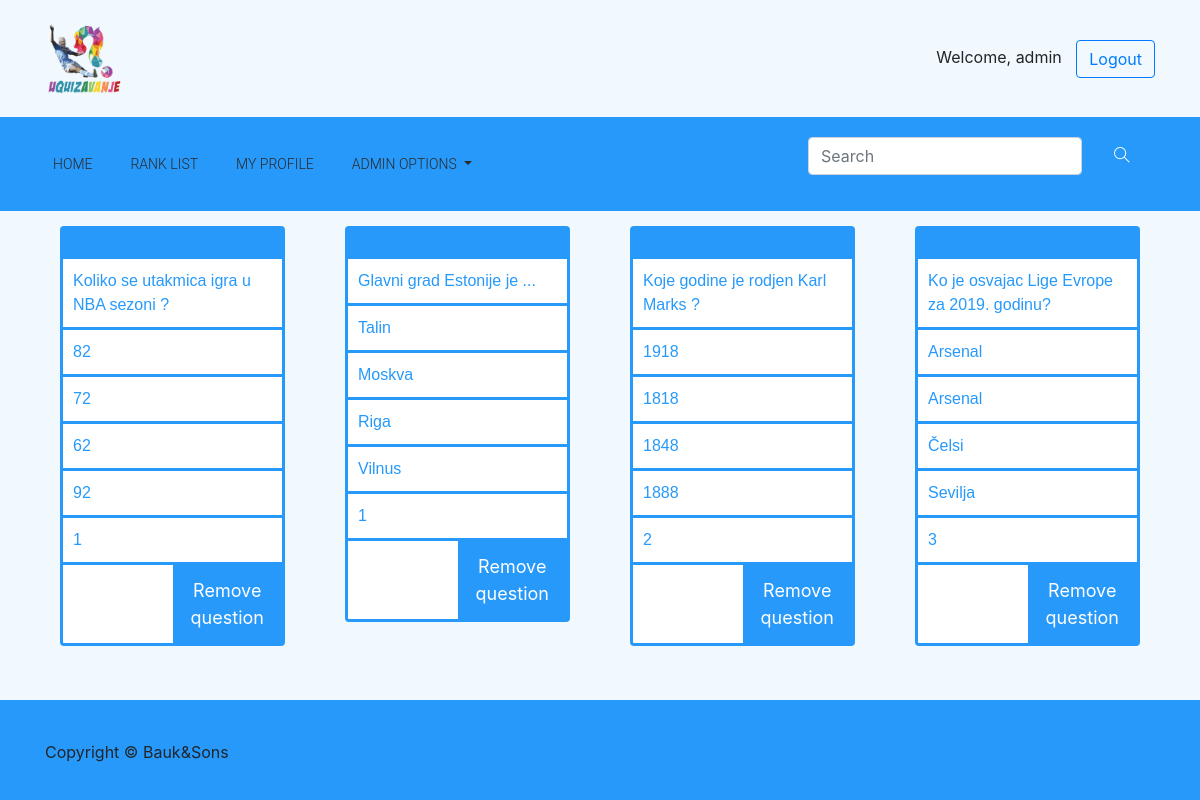
Page /admin_question_overview/ (signed in) on the earlier database version.
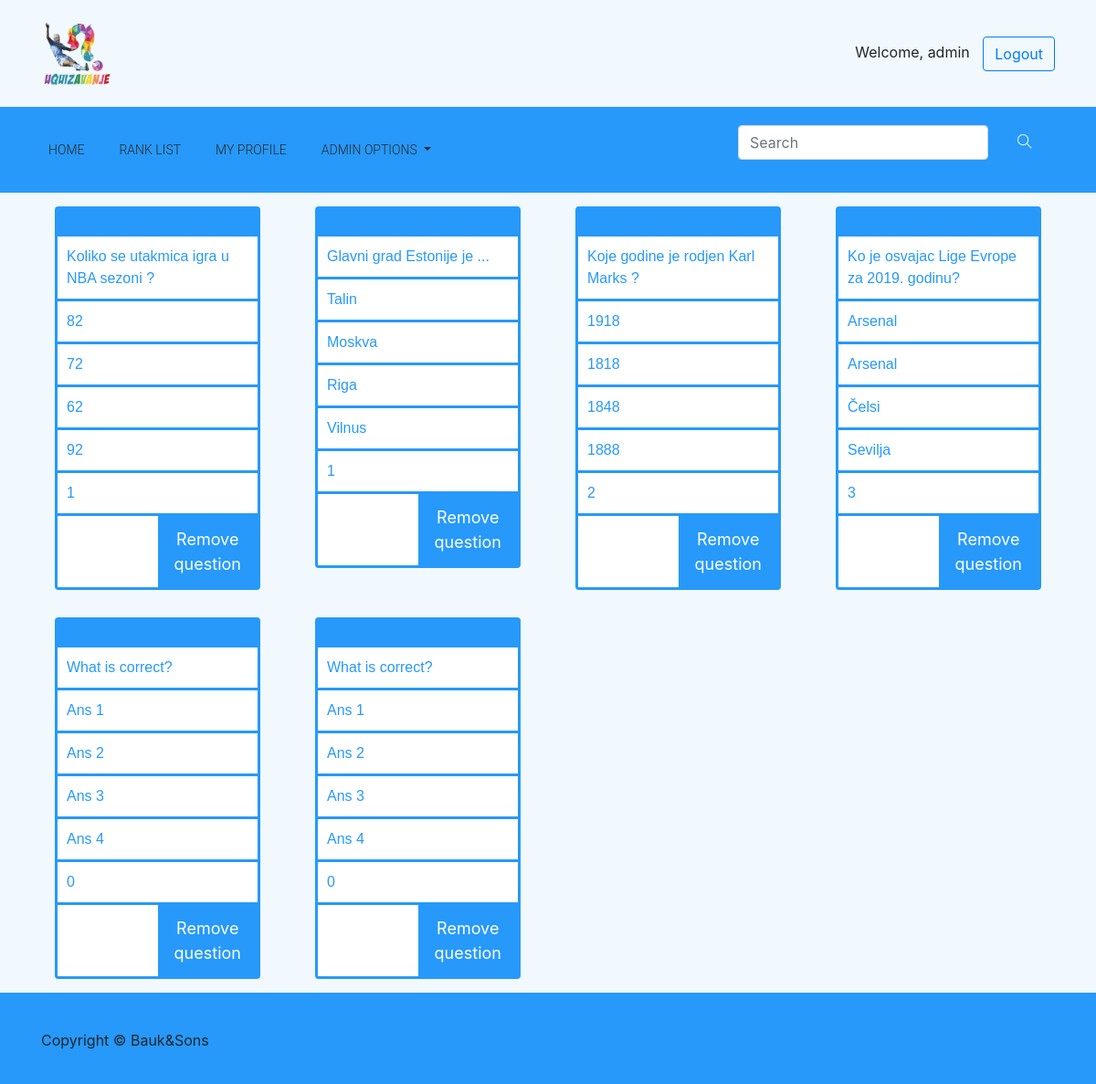
Same page on the later database version.
### quiz/models.py (models this page shows, shortened)
class User(AbstractUser):
    email = models.EmailField(
        verbose_name='email address',
        max_length=255,
        unique=True,
    )
    age = models.IntegerField(null = True)
    is_active = models.BooleanField(default=True)
    is_moderator = models.BooleanField(default=False)
    wants_moderator = models.BooleanField(default = False)
    first_name = models.CharField(max_length=50)
    last_name = models.CharField( max_length=50)
    level = models.IntegerField(default = 0)
    picture = models.TextField(default = "quiz/default_avatar.jpg", max_length = 50, blank = True, null = True)
    ranking = models.IntegerField(default = -1)
    def moderator(self):
        return self.is_moderator
    def is_senior(self):
        return self.level >= 10
    USERNAME_FIELD = 'username'
    REQUIRED_FIELDS = ['email']

class Question(models.Model):
    question = models.TextField(max_length = 100)
    is_valid = models.BooleanField(default = False)
    answer_one = models.TextField(max_length = 20)
    answer_two = models.TextField(max_length = 20)
    answer_three = models.TextField(max_length = 20)
    answer_four = models.TextField(max_length = 20)
    correct = models.IntegerField()
    category = models.ForeignKey(Category, on_delete=models.DO_NOTHING)
    def get_all_questions():
        return Question.objects.all()

### quiz/views.py (the view)
# urls.py: url(r'^admin_question_overview/$',   views.admin_question_overview,      name = 'admin_question_overview'),
def admin_question_overview(request):
    user = request.user
    if user.is_superuser:
        questions = Question.get_all_questions()
        context = {
            'questions' : questions
        }
        return render(request, 'quiz/list_all_questions.html', context)
    return redirect('/home')

### quiz/templates/quiz/list_all_questions.html (shortened to what this page needs)
{% extends "quiz/base.html" %}
{% block content %}
<div class="container">
    <div class="row">
        {% for question in questions %}
        <div class="col-md-3">
            <div class="card">
                <div class="card_header">
                </div>
                <div class="question_card">
                    <p>{{question.question}}</p>
                    <p>{{question.answer_one}}</p>
                    <p>{{question.answer_two}}</p>
                    <p>{{question.answer_three}}</p>
                    <p>{{question.answer_four}}</p>
                    <p>{{question.correct}}</p>
                </div>
                <span>
                    <form method='GET' action="/admin_remove_question/">
                        <p class="button_p">
                            <button type="submit" class="remove_button">Remove question</button>
                        </p>
                    </form>
                </span>
            </div>
        </div>
        {% endfor %}
    </div>
</div>
{% endblock content %}

### quiz/templates/quiz/base.html (shortened to what this page needs)
{% load static %}
<!doctype html>
<html lang="en">
<head>
    <link rel="stylesheet" href="{% static 'quiz/bootstrap.min.css' %}">
    <link rel="stylesheet" href="{% static 'quiz/animate.css' %}">
    <link rel="stylesheet" href="{% static 'quiz/font-awesome.min.css' %}">
    <link rel="stylesheet" href="{% static 'quiz/style.css' %}">
    <link rel="stylesheet" href="{% static 'quiz/themify-icons.css' %}">
</head>
<body>
        <div id="page_container">
            <div id="content_wrapper">
    <header class="header_area">
        <div class="sub_header">
            <div class="container">
                <div class="row align-items-center">
                    <div class="col-xs-8 col-md-8 col-xl-6">
                        <div id="logo">
                            <a href="{% url 'quiz:home' %}"><img src="{% static 'quiz/uqizavanje_logo.png' %}" alt=""
                                    title="" /></a>
                        </div>
                    </div>
                    <div class="col-xs-4 col-md-4 col-xl-6">
                        {% if user.is_authenticated %}
                        <div class="float-right" id="welcome_message">
                            Welcome, {{ user.get_username }}
                            <a href="/accounts/logout" class="btn btn-outline-primary">Logout</a>
                        </div>
                        {% endif %}
                    </div>
                </div>
            </div>
        </div>
        <div class="main_menu">
            <div class="container">
                <div class="row">
                    <div class="col-lg-12">
                        <nav class="navbar navbar-expand-lg navbar-light">
                            <div class="collapse navbar-collapse" id="navbarSupportedContent">
                                <ul class="navbar-nav mr-auto">
                                    <li class="nav-item active">
                                        <a class="nav-link active" href="{% url 'quiz:home' %}">Home</a>
                                    </li>
                                    <li class="nav-item">
                                        <a class="nav-link" href="{% url 'quiz:rank_list'%}">Rank List</a>
                                    </li>
                                    {% if user.is_authenticated %}
                                    <li class="nav-item">
                                        <a class="nav-link" href="{% url 'quiz:my_profile' value=user.id%}">My Profile</a>
                                    </li>
                                    {% endif %}
                                    {% if user.is_superuser %}
                                    <li class="nav-item dropdown">
                                        <a class="nav-link dropdown-toggle" href="#" role="button"
                                            data-toggle="dropdown" aria-haspopup="true" aria-expanded="false">
                                            Admin options
                                        </a>
                                    </li>
                                    {% endif %}
                                </ul>
                            </div>
                            <div class="header_social_icon d-none d-sm-block">
                                <ul>
                                    <li>
                                        <form action="/search_results/" method="GET" class="form-inline mr-auto">
                                            <div class="md-form my-0">
                                                <input class="form-control" name="searched_name" type="search"
                                                    placeholder="Search" aria-label="Search">
                                                <button class="btn btn-primary" type='submit' id='lupa'><i
                                                        class=" ti-search text-white ml-3"
                                                        aria-hidden="true"></i></button>
                                            </div>
                                        </form>
                                    </li>
                                </ul>
                            </div>
                        </nav>
                    </div>
                </div>
            </div>
        </div>
    </header>
    {% block content %}
    {% endblock content %}
    </div>
    <footer class="footer">
        <div class="container">
            <div class="row text-center">
                <p class="col-lg-8 col-md-12">Copyright &copy; Bauk&Sons</p>
            </div>
        </div>
    </footer>
</div>
</body>
</html>

### quiz/static/quiz/style.css (style rules this page uses)
a { text-decoration: none; -webkit-transition: 0.5s; transition: 0.5s; }
img { max-width: 100%; }
.sub_header { padding: 20px 0px; background-color: #F1F9FF; }
.sub_header img { height: 15%; width: 15%; }
.main_menu { background-color: #2699FB; }
.main_menu .navbar-light .navbar-nav .nav-link { color: #2a2a2a; font-weight: 300; font-family: "Roboto", sans-serif; }
.main_menu .header_social_icon ul li { padding-right: 13px; }
.main_menu ul li { display: inline-block; font-size: 14px; text-transform: uppercase; padding-right: 22px; }
body { background-color: #F1F9FF; }
#lupa { background-color: #2699FB; border:#2699FB; }
#welcome_message a { margin-left: 10px; }
.card { max-width: 300px; margin: 15px; border: #2699FB solid; }
.card button { border: none; outline: 0; padding: 12px; color: white; text-align: center; cursor: pointer; width: 50%; font-size: 18px; }
.remove_button { float: right; background-color: #2699FB; }
.question_card p { padding: 10px; margin: 0px; text-align: left; border-bottom: #2699FB solid; font-family: 'Quicksand', sans-serif; color: #2699FB; }
.card_header { background-color: #2699FB; border: 1px #2699FB solid; padding: 10px; }
.button_p { padding: 0px; margin: 0px; }
.footer { background-color: #2699FB; height: 100px; position: absolute; bottom: 0; width: 100%; }
.footer p { margin-top: 40px; text-align: left; }
.main_menu .navbar { padding: 20px 0px; }
#page_container { position: relative; min-height: 100vh; }
#content_wrapper { padding-bottom: 100px; }

Differences in the rows shown:
added Question: question "What is correct?", answer_one "Ans 1", answer_two "Ans 2", answer_three "Ans 3", answer_four "Ans 4", correct "0"
added Question: question "What is correct?", answer_one "Ans 1", answer_two "Ans 2", answer_three "Ans 3", answer_four "Ans 4", correct "0"
